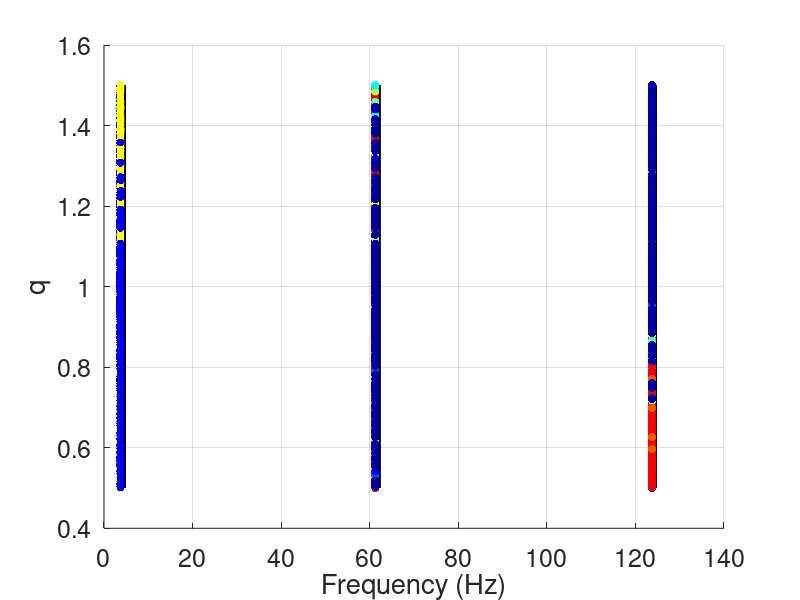

Recreate this plot in MATLAB.
%script to plot effective strength or # connection as freq varies

%load Parms_clust_int
load Parms_wedge_int

fr_min=0;
fr_max=125; %in Hz
d_frq=2.5; %mesh incr of frq discr (Hz)
frq = (fr_min+d_frq/2: d_frq: fr_max-d_frq/2)'; %mesh for frq vals in connMat J_di
len_frqv=length(frq);
affStr_max=1.5;

frqGrid_presy=presy_Frq_tuned(presy_Frq_tuned>=0); %grid of freq values (gen ConnMatr)
x_rv=(frqGrid_presy-fr_min)./(fr_max-fr_min); %transform to beta (0,1)
sc=20; %param for beta distr
scl=115/frq(end);
ind_ne=zeros(Ne,1);
gray_max=0.9; %max for gray-scale color, MUST be less than 1 (1 is white)

one_vec=ones(Ne,1);   

%for surf to make visible
oneS=ones(10,10);
qMat=repmat((qPreF(1): 1/9: qPreF(end))',1,10);
min_th=min(ThresE);
max_th=max(ThresE);
thMat=repmat((min_th: (max_th-min_th)/9: max_th),10,1);

figure
hold on
grid on 
for kind=1:3
    if(kind==1)
        k=2; 
    elseif(kind==2)
        k=25;
    else
        k=50;
    end
    %generate different strengths based on beta-Frq-tuning (tuningCrvs_beta.m)
    frq_b=(frq(k)*scl-fr_min)/(fr_max-fr_min); %assuming same as on lines4,5
    y_rv=betapdf(x_rv,sc,sc*(1-frq_b)/frq_b); %eval betapdf at frqGrid(transformed)=x_rv
    aff_strgn=zeros(Nei,1); %strength of afferent (sin) onto EGp (E&I cells)
    aff_strgn(presy_Frq_tuned>=0)=y_rv./(max(y_rv))*affStr_max; %relative strength, max=affStr_max
    aff_strgn(presy_Frq_tuned==-1)=0.2*affStr_max; %untuned ones set to xx*affStr_max
    
    eff_Inp_act=J_di*aff_strgn; %effective matrix activated
    eff_Inp_act=eff_Inp_act./max(eff_Inp_act); %normalize so in [0,1]
    eff_Inp_act=round(eff_Inp_act*10)./10; %truncate to 1 decimal
    uniq_effIA=unique(eff_Inp_act); %unique list of weighted values
    
    %cc=parula(length(uniq_effIA));
    cc=jet(length(uniq_effIA));
    for j=1:length(uniq_effIA)
        ind_ne = (eff_Inp_act == uniq_effIA(j)); %logical of (q,th) pairs
        %plot(qPreF(ind_ne),ThresE(ind_ne),'.','MarkerSize',18,'color', ones(1,3)*(gray_max*(1-uniq_effIA(j))) )
        plot3(frq(k)*one_vec(ind_ne),qPreF(ind_ne),ThresE(ind_ne),'.','MarkerSize',18,'color', cc(j,:) )
    end
    surf((frq(k)+1)*oneS,qMat,thMat)
    
end
set(gca,'FontSize',18)
xlabel('Frequency (Hz)')
ylabel('q')
zlabel('\theta')

